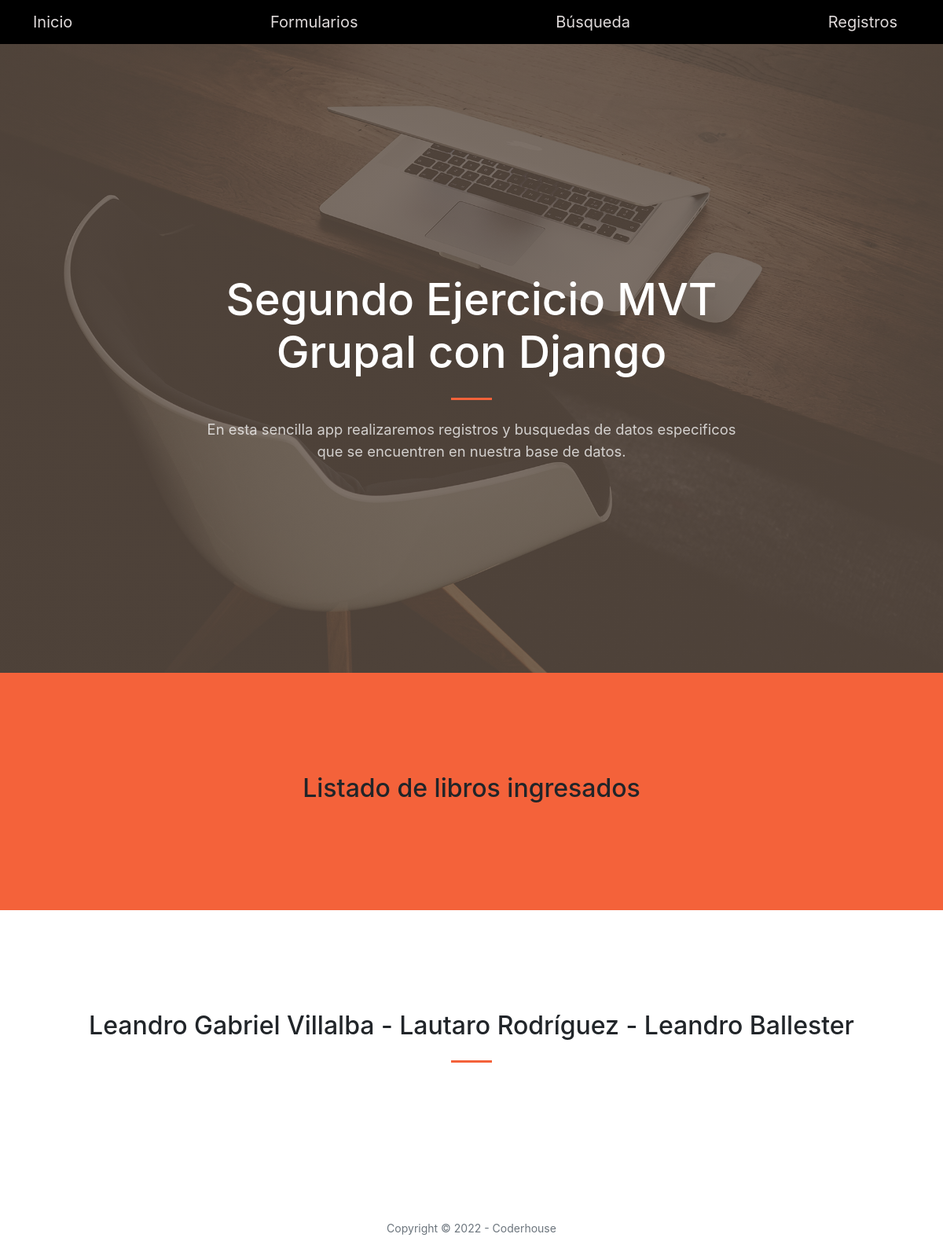
Page /app-biblioteca/listado-libros/ on the earlier database version.
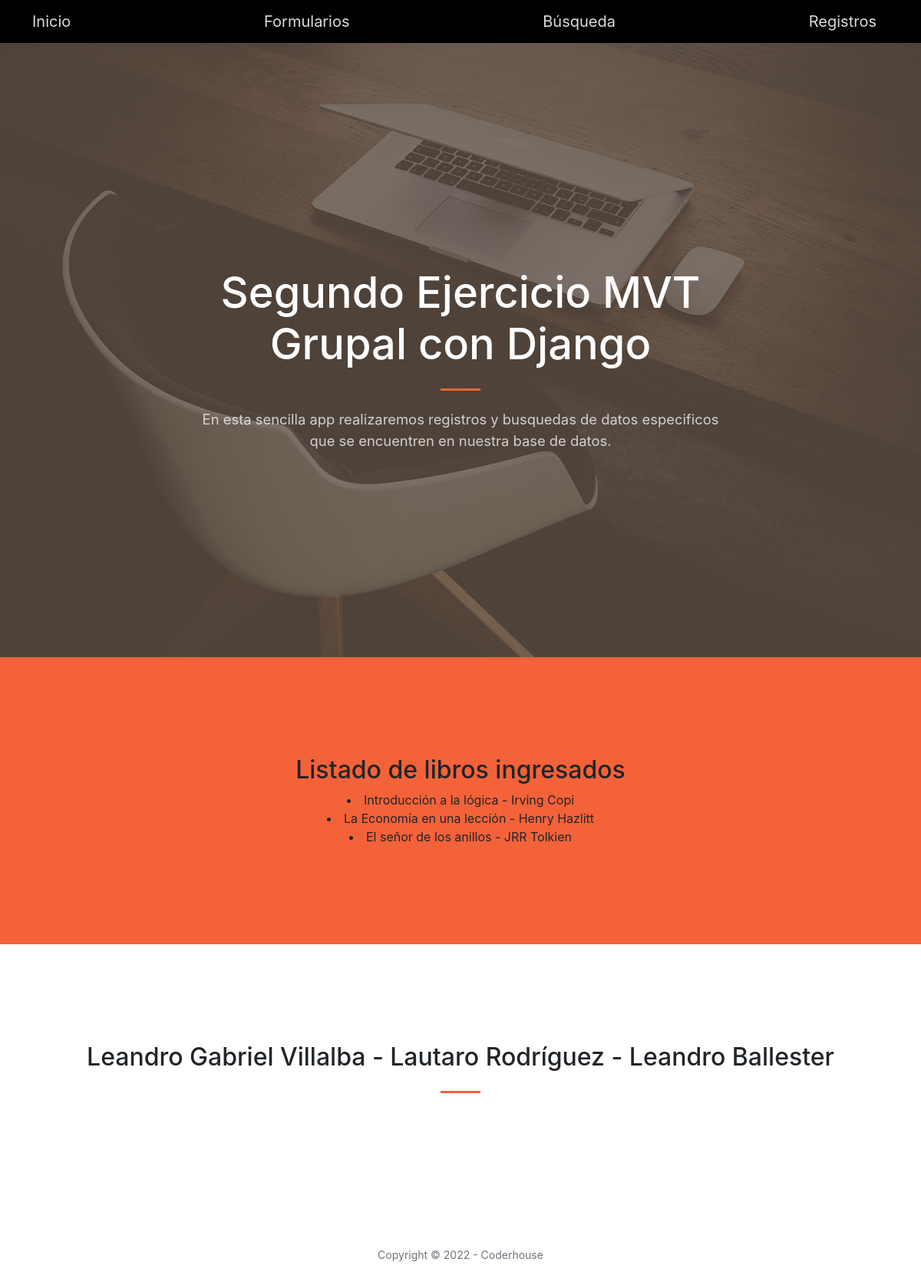
Same page on the later database version.
### AppBiblioteca/models.py (models this page shows, shortened)
class Libro(models.Model):
    titulo = models.CharField(max_length=50)
    sinopsis = models.CharField(max_length=100)
    autor = models.CharField(max_length=50)
    codigo_libro = models.IntegerField(null=True)

### AppBiblioteca/views.py (the view)
# urls.py: path('listado-libros/', libros, name='ListadoLibros'),
def libros(request):
    libro = Libro.objects.all()
    return render(request, 'listado_libros.html',{'lista_libros': libro})

### AppBiblioteca/templates/listado_libros.html
{% extends 'padre.html' %}
{% block Biblioteca %}
<section class="page-section bg-primary" id="Inicio">
    <div class="container px-4 px-lg-5">
        <div class="row gx-4 gx-lg-5 justify-content-center">
            <div class="col-lg-8 text-center">
                <h2>Listado de libros ingresados</h2>
                {% for libro in lista_libros %}
                    <li>{{libro.titulo}} - {{libro.autor}}</li>
                {% endfor %}
            </div>
        </div>
    </div>
</section>
{% endblock Biblioteca %}

### AppBiblioteca/templates/padre.html (shortened to what this page needs)
<!DOCTYPE html>
<html lang="en">
    <head>
        {% load static %}
        <link href="https://cdn.jsdelivr.net/npm/bootstrap-icons@1.5.0/font/bootstrap-icons.css" rel="stylesheet" />
        <link href="https://cdnjs.cloudflare.com/ajax/libs/SimpleLightbox/2.1.0/simpleLightbox.min.css" rel="stylesheet" />
        <link href="{% static 'css/styles.css' %}" rel="stylesheet" />
    </head>
    <body id="page-top">
        <nav class="navbar navbar-light bg-light static-top">
            <div class="container">
                <a class="navbar-brand" href="#Inicio">Inicio</a>
                <a class="navbar-brand" href="{% url 'FormularioInicial' %}">Formularios</a>
                <a class="navbar-brand" href="{% url 'BusquedaInicial' %}">Búsqueda</a>
                <a class="navbar-brand" href="{% url 'Registros' %}">Registros</a>
            </div>
        </nav>
        <header class="masthead">
            <div class="container px-4 px-lg-5 h-100">
                <div class="row gx-4 gx-lg-5 h-100 align-items-center justify-content-center text-center">
                    <div class="col-lg-8 align-self-end">
                        <h1 class="text-white font-weight-bold">Segundo Ejercicio MVT Grupal con Django</h1>
                        <hr class="divider" />
                    </div>
                    <div class="col-lg-8 align-self-baseline">
                        <p class="text-white-75 mb-5">En esta sencilla app realizaremos registros y busquedas de datos especificos que se encuentren en nuestra base de datos.</p>
                    </div>
                </div>
            </div>
        </header>
        {% block Biblioteca %}
        {% endblock Biblioteca %}
        <section class="page-section" id="services">
            <div class="container px-4 px-lg-5">
                <h2 class="text-center mt-0">Leandro Gabriel Villalba - Lautaro Rodríguez - Leandro Ballester</h2>
                <hr class="divider" />
            </div>
        </section>
        <footer class="bg-light py-5">
            <div class="container px-4 px-lg-5"><div class="small text-center text-muted">Copyright &copy; 2022 - Coderhouse</div></div>
        </footer>
    </body>
</html>

Differences in the rows shown:
added Libro: titulo "Introducción a la lógica", autor "Irving Copi"
added Libro: titulo "La Economía en una lección", autor "Henry Hazlitt"
added Libro: titulo "El señor de los anillos", autor "JRR Tolkien"
